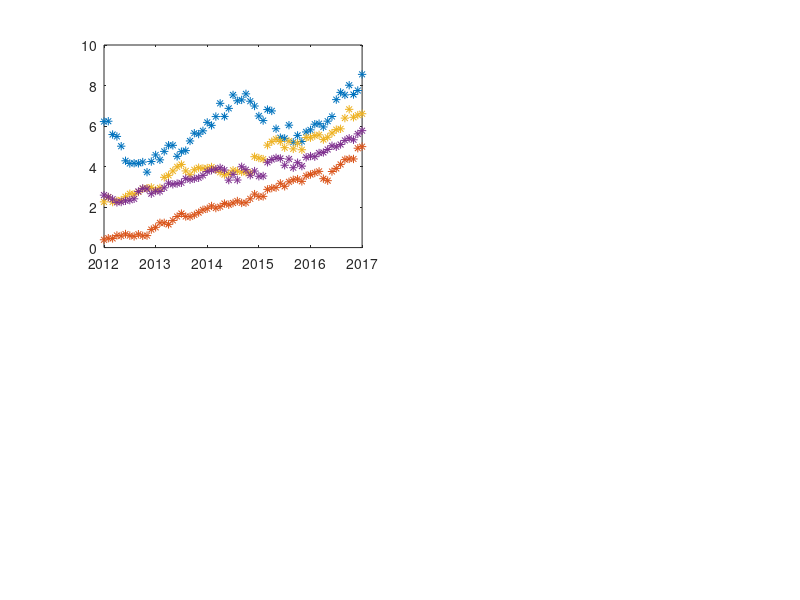

The MATLAB script that drew this image: (Note: this script raises an error after producing the figure.)
%%%%%%%%%%%%%%%%%%%%%%%%%%%%%%%%%%%%%%%%%%%%%%%%%%%%%%%%%%%%%%%%%%%%%%%%%%%
% Setup inicial
%
clc;       % limpa tela de comandos
clear;     % deleta todas as variáveis
close all; % fecha todas as janelas abertas

addpath('extra04');  % adiciona pasta com arquivos extras para o exercício

valoresDeMercado = load('valoresDeMercado.txt');
%
%%%%%%%%%%%%%%%%%%%%%%%%%%%%%%%%%%%%%%%%%%%%%%%%%%%%%%%%%%%%%%%%%%%%%%%%%%%

%%%%%%%%%%%%%%%%%%%%%%%%%%%%%%%%%%%%%%%%%%%%%%%%%%%%%%%%%%%%%%%%%%%%%%%%%%%
% COLOQUE SEU CÓDIGO AQUI ABAIXO!!!
%

% Gráfico 1: tendência de crescimento nos últimos 5 anos
subplot(2, 2, 1);
x = linspace(2012, 2017, ((2017 - 2012) * 12) + 1);
plot(x, [valoresDeMercado(:, [end - 60 : end])]' ./ (1 .* 10 .^11), '*');
lsline;
title('Valores de Mercado nos últimos 5 anos');
legend('Apple', 'Facebook', 'Google', 'Microsoft');
ylabel('Bilhão US$');
xlabel('Ano');

% Gráfico 2: crescimento de hoje comparado com 3 anos atrás
subplot(2, 2, 2);
bar([((valoresDeMercado(:, end) - valoresDeMercado(:, end - 37)) ./ valoresDeMercado(:, end - 37)) .* 100]');
title('Taxa de Crescimento em Três Anos');
ylabel('(%)');
set(gca, 'XTickLabel', {'Apple', 'Facebook', 'Google', 'Microsft'});

% Gráfico 3: crescimentos ano a ano
subplot(2, 2, [3 4]);
x = linspace(2008, 2016, (2016 - 2008));
y = valoresDeMercado(:, end - 107 : 12 : end);
bar(x, [(diff(y, 1, 2) ./ y(:, 1 : end - 1)) .* 100]');
title('Evolução da Taxa de Crescimento Ano a Ano');
legend('Apple', 'Facebook', 'Google', 'Microsoft');
ylabel('(%)');
xlabel('Ano');

%
%%%%%%%%%%%%%%%%%%%%%%%%%%%%%%%%%%%%%%%%%%%%%%%%%%%%%%%%%%%%%%%%%%%%%%%%%%%